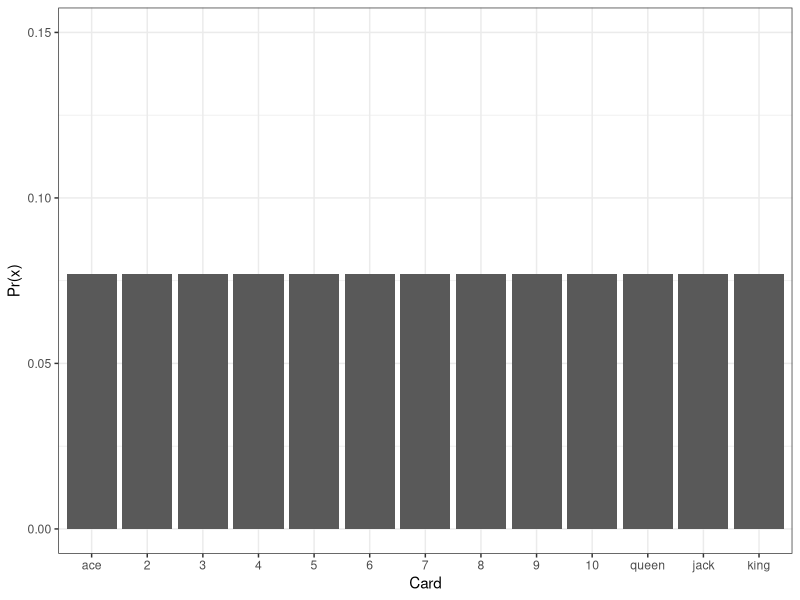
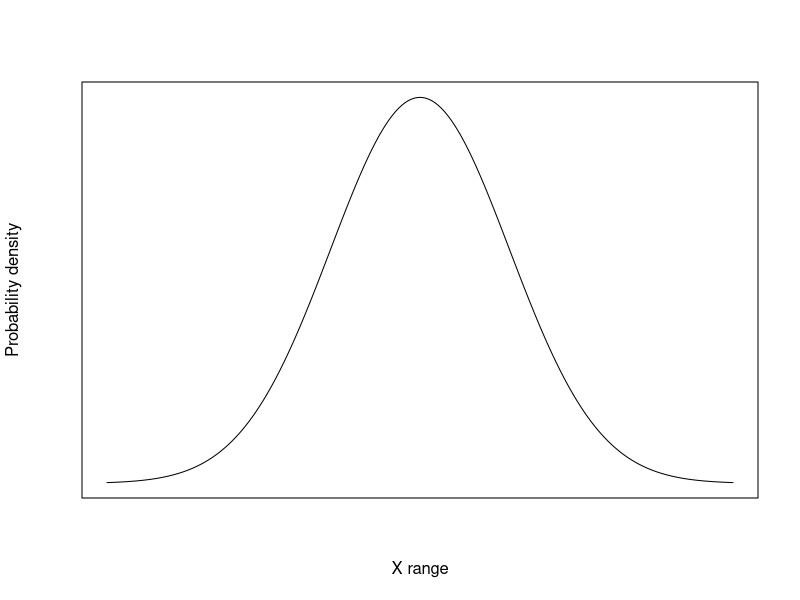
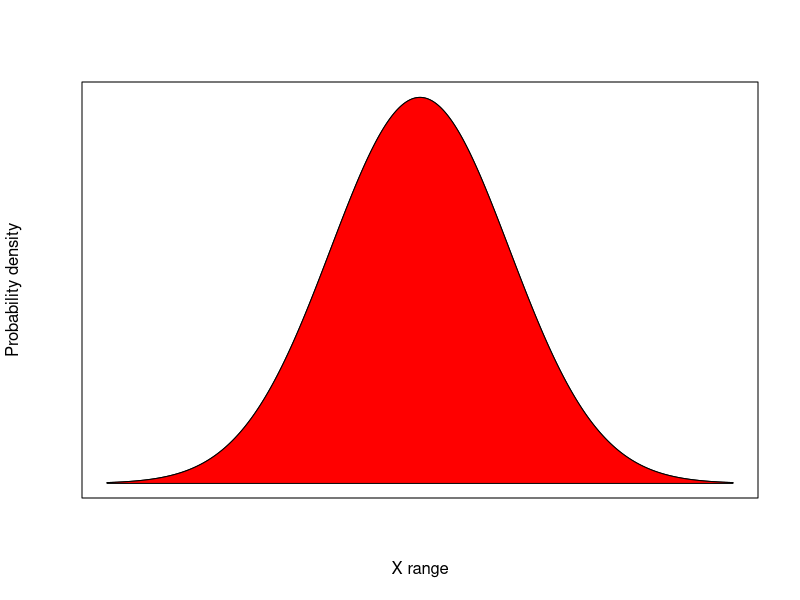

R code for these plots, in order: (Note: this script raises an error after producing the figures.)
## ---- chunk 1
knitr::opts_chunk$set(echo = FALSE)
## ---- chunk 2
library(ggplot2)
cards <- c('ace', 2:10, 'queen', 'jack', 'king')
cards <- factor(cards,
                ordered = TRUE,
                levels = cards)

deck <- data.frame(card = cards,
                   probs = rep(1/13, 13))

ggplot(deck)+
  geom_col(aes(x = cards, y = probs))+
theme_bw()+
  scale_y_continuous(limits = c(0, 0.15))+
  labs(x = 'Card', y = 'Pr(x)')
## ---- chunk 3
x <- seq(-3.5, 3.5, 0.01)
plot(x, dnorm(x), 
     type = 'l',
     xaxt = 'n',
     yaxt = 'n', 
     xlab = 'X range', 
     ylab = 'Probability density')
## ---- chunk 4
x <- seq(-3.5, 3.5, 0.01)
plot(x, dnorm(x), 
     type = 'l',
     xaxt = 'n',
     yaxt = 'n', 
     xlab = 'X range', 
     ylab = "Probability density")
polygon(x = c(x, rev(x)),
        y = c(dnorm(x), rep(0, length(x))),
        col = 'red')     
## ---- chunk 5
library(sf)
yield <- read_sf('./data/simulated-yield.shp',
                 quiet = TRUE)
names(yield)[1] <- 'yield_buac'
plot(yield, pch = 16,  main = 'Yield (bu/ac)')
yield <- yield$yield_buac
## ---- chunk 6
length(yield)
summary(yield)
## ---- chunk 7
hist(yield, xlab = 'Yield (bu/ac)')
## ---- chunk 8
mean(yield)
sd(yield)
## ---- chunk 9
x <- 60:100
hist(yield, freq = FALSE)
lines(x, 
      dnorm(x, mean(yield), sd(yield)),
      lwd = 1.5,
      col = 'red')
## ---- chunk 10
x <- 60:100
x2 <- 70:80

prob <- integrate(f = function(vals){
  dnorm(vals, 
        mean = mean(yield),
        sd = sd(yield))
}, 
lower = min(x2),
upper = max(x2))


hist(yield, freq = FALSE, 
     main = paste('Probability is', round(prob$value, 3)))



lines(x, 
      dnorm(x, mean(yield), sd(yield)),
      lwd = 1.5,
      col = 'red')

polygon(x = c(x2, rev(x2)),
        y = c(dnorm(x2, mean(yield), sd(yield)), rep(0, length(x2))),
        col = rgb(1, 0, 0, 0.4))     
## ---- chunk 11
N <- length(yield)
yield_values_within_bounds <- yield[yield >= 70 & yield <= 80]
n <- length(yield_values_within_bounds)
n / N
## ---- chunk 12

x <- seq(-3, 3, 0.01)
x2 <- seq(-1, 1, 0.01)

prob <- integrate(f = function(vals){
  dnorm(vals)
}, 

lower = min(x2),
upper = max(x2))

plot(x, 
      dnorm(x),
     type = 'l',
      lwd = 1.5,
     main = paste('Probability is', round(prob$value, 3)),
     xlab = 'Z',
     ylab = 'Probability density')

polygon(x = c(x2, rev(x2)),
        y = c(dnorm(x2), rep(0, length(x2))),
        col = rgb(1, 0, 0, 0.4),
        border = 'red')     
## ---- chunk 13

x <- seq(-3, 3, 0.01)
x2 <- seq(-1.96, 1.96, 0.01)

prob <- integrate(f = function(vals){
  dnorm(vals)
}, 

lower = min(x2),
upper = max(x2))

plot(x, 
      dnorm(x),
     type = 'l',
      lwd = 1.5,
     main = paste('Probability is', round(prob$value, 3)),
     xlab = 'Z',
     ylab = 'Probability density')

polygon(x = c(x2, rev(x2)),
        y = c(dnorm(x2), rep(0, length(x2))),
        col = rgb(1, 0, 0, 0.4),
        border = 'red')     
## ---- chunk 14

x <- seq(-3, 3, 0.01)
x2 <- seq(-2.58, 2.58, 0.01)

prob <- integrate(f = function(vals){
  dnorm(vals)
}, 

lower = min(x2),
upper = max(x2))

plot(x, 
      dnorm(x),
     type = 'l',
      lwd = 1.5,
     main = paste('Probability is', round(prob$value, 3)),
     xlab = 'Z',
     ylab = 'Probability density')

polygon(x = c(x2, rev(x2)),
        y = c(dnorm(x2), rep(0, length(x2))),
        col = rgb(1, 0, 0, 0.4),
        border = 'red')     
